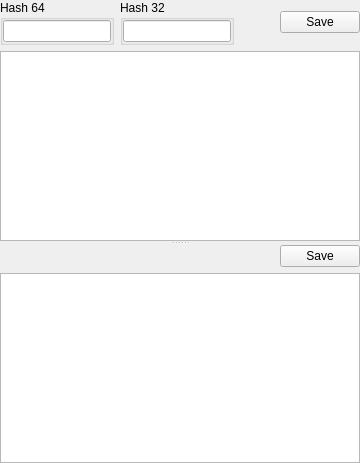
      <widget class="QWidget" name="page_Import">
       <layout class="QVBoxLayout" name="verticalLayout_52">
        <property name="leftMargin">
         <number>0</number>
        </property>
        <property name="topMargin">
         <number>0</number>
        </property>
        <property name="rightMargin">
         <number>0</number>
        </property>
        <property name="bottomMargin">
         <number>0</number>
        </property>
        <item>
         <widget class="QSplitter" name="splitter_10">
          <property name="orientation">
           <enum>Qt::Vertical</enum>
          </property>
          <widget class="QWidget" name="layoutWidget_6">
           <layout class="QVBoxLayout" name="verticalLayout_30">
            <item>
             <layout class="QHBoxLayout" name="horizontalLayout_2">
              <item>
               <widget class="QGroupBox" name="groupBoxHash64">
                <property name="maximumSize">
                 <size>
                  <width>150</width>
                  <height>16777215</height>
                 </size>
                </property>
                <property name="title">
                 <string notr="true">Hash 64</string>
                </property>
                <layout class="QVBoxLayout" name="verticalLayout_9">
                 <property name="leftMargin">
                  <number>0</number>
                 </property>
                 <property name="topMargin">
                  <number>0</number>
                 </property>
                 <property name="rightMargin">
                  <number>0</number>
                 </property>
                 <property name="bottomMargin">
                  <number>0</number>
                 </property>
                 <item>
                  <widget class="XLineEditHEX" name="lineEditHash64">
                   <property name="alignment">
                    <set>Qt::AlignCenter</set>
                   </property>
                   <property name="readOnly">
                    <bool>true</bool>
                   </property>
                  </widget>
                 </item>
                </layout>
               </widget>
              </item>
              <item>
               <widget class="QGroupBox" name="groupBoxHash32">
                <property name="maximumSize">
                 <size>
                  <width>120</width>
                  <height>16777215</height>
                 </size>
                </property>
                <property name="title">
                 <string notr="true">Hash 32</string>
                </property>
                <layout class="QVBoxLayout" name="verticalLayout_29">
                 <property name="leftMargin">
                  <number>0</number>
                 </property>
                 <property name="topMargin">
                  <number>0</number>
                 </property>
                 <property name="rightMargin">
                  <number>0</number>
                 </property>
                 <property name="bottomMargin">
                  <number>0</number>
                 </property>
                 <item>
                  <widget class="XLineEditHEX" name="lineEditHash32">
                   <property name="alignment">
                    <set>Qt::AlignCenter</set>
                   </property>
                   <property name="readOnly">
                    <bool>true</bool>
                   </property>
                  </widget>
                 </item>
                </layout>
               </widget>
              </item>
              <item>
               <spacer name="horizontalSpacer_2">
                <property name="orientation">
                 <enum>Qt::Horizontal</enum>
                </property>
                <property name="sizeHint" stdset="0">
                 <size>
                  <width>40</width>
                  <height>20</height>
                 </size>
                </property>
               </spacer>
              </item>
              <item>
               <widget class="QPushButton" name="pushButtonSave_ImportLibraries">
                <property name="text">
                 <string>Save</string>
                </property>
               </widget>
              </item>
             </layout>
            </item>
            <item>
             <widget class="XTableView" name="tableView_ImportLibraries">
              <property name="contextMenuPolicy">
               <enum>Qt::CustomContextMenu</enum>
              </property>
              <property name="editTriggers">
               <set>QAbstractItemView::NoEditTriggers</set>
              </property>
              <property name="selectionMode">
               <enum>QAbstractItemView::SingleSelection</enum>
              </property>
              <property name="selectionBehavior">
               <enum>QAbstractItemView::SelectRows</enum>
              </property>
              <attribute name="horizontalHeaderDefaultSectionSize">
               <number>57</number>
              </attribute>
              <attribute name="verticalHeaderVisible">
               <bool>false</bool>
              </attribute>
              <attribute name="verticalHeaderMinimumSectionSize">
               <number>20</number>
              </attribute>
              <attribute name="verticalHeaderDefaultSectionSize">
               <number>20</number>
              </attribute>
             </widget>
            </item>
           </layout>
          </widget>
          <widget class="QWidget" name="layoutWidget_7">
           <layout class="QVBoxLayout" name="verticalLayout_35">
            <item>
             <layout class="QHBoxLayout" name="horizontalLayout_21">
              <item>
               <spacer name="horizontalSpacer_21">
                <property name="orientation">
                 <enum>Qt::Horizontal</enum>
                </property>
                <property name="sizeHint" stdset="0">
                 <size>
                  <width>40</width>
                  <height>20</height>
                 </size>
                </property>
               </spacer>
              </item>
              <item>
               <widget class="QPushButton" name="pushButtonSave_ImportFunctions">
                <property name="text">
                 <string>Save</string>
                </property>
               </widget>
              </item>
             </layout>
            </item>
            <item>
             <widget class="XTableView" name="tableView_ImportFunctions">
              <property name="contextMenuPolicy">
               <enum>Qt::CustomContextMenu</enum>
              </property>
              <property name="editTriggers">
               <set>QAbstractItemView::NoEditTriggers</set>
              </property>
              <property name="selectionMode">
               <enum>QAbstractItemView::SingleSelection</enum>
              </property>
              <property name="selectionBehavior">
               <enum>QAbstractItemView::SelectRows</enum>
              </property>
              <attribute name="horizontalHeaderDefaultSectionSize">
               <number>57</number>
              </attribute>
              <attribute name="verticalHeaderVisible">
               <bool>false</bool>
              </attribute>
              <attribute name="verticalHeaderMinimumSectionSize">
               <number>20</number>
              </attribute>
              <attribute name="verticalHeaderDefaultSectionSize">
               <number>20</number>
              </attribute>
             </widget>
            </item>
           </layout>
          </widget>
         </widget>
        </item>
       </layout>
      </widget>
